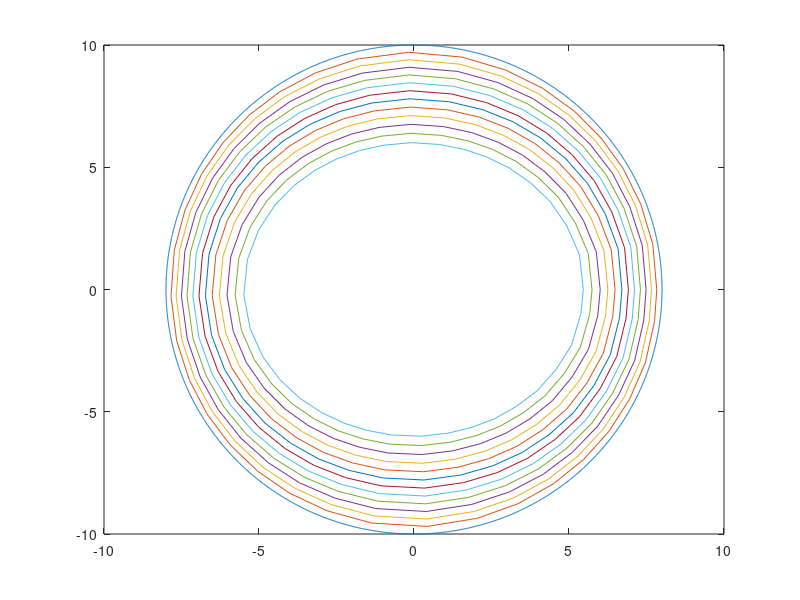

This figure's MATLAB source:
%there are 2000 kinds of theta
theta=0:pi/1000:2*pi;
R=10;
x=0.8*R*cos(theta);
y=R*sin(theta);
numberofpoint=length(x);
plot(x,y)
axis([-1*R,R,-1*R,R])
pause(1)
hold on

for i=1:numberofpoint
    x1=x(i+1:numberofpoint);
    y1=y(i+1:numberofpoint);
    d=abs(x1-x(i)) + abs(y1-y(i));
    t=(d>2);
    dt=find(t==1);
    x=[x(1:i),x(i+min(dt):numberofpoint)];
    y=[y(1:i),y(i+min(dt):numberofpoint)];
    numberofpoint=length(x);
    if (i>numberofpoint-1)
        break;
    end
end
x=[x,x(1)];
y=[y,y(1)];
%start the iteration
for i=1:12
numberofpoint=length(x);
x1=[x(2:numberofpoint),x(2)];
y1=[y(2:numberofpoint),y(2)];
x2=[x(numberofpoint-1),x(1:numberofpoint-2),x(numberofpoint-1)];
y2=[y(numberofpoint-1),y(1:numberofpoint-2),y(numberofpoint-1)];
%compute dx and dy
for j=1:numberofpoint
dt1(j)=sqrt((x1(j)-x(j))^2+(y1(j)-y(j))^2);
dt2(j)=sqrt((x2(j)-x(j))^2+(y2(j)-y(j))^2);
dx(j)=1/2*(x1(j)-x(j))/dt1(j)+1/2*(x(j)-x2(j))/dt2(j);
dy(j)=1/2*(y1(j)-y(j))/dt1(j)+1/2*(y(j)-y2(j))/dt2(j);
end
dx1=[dx(2:numberofpoint),dx(2)];
dy1=[dy(2:numberofpoint),dy(2)];
dx2=[dx(numberofpoint-1),dx(1:numberofpoint-2),dx(numberofpoint-1)];
dy2=[dy(numberofpoint-1),dy(1:numberofpoint-2),dy(numberofpoint-1)];
%compute ddx and ddy
for j=1:numberofpoint
ddx(j)=1/2*(dx1(j)-dx(j))/dt1(j)+1/2*(dx(j)-dx2(j))/dt2(j);
ddy(j)=1/2*(dy1(j)-dy(j))/dt1(j)+1/2*(dy(j)-dy2(j))/dt2(j);
n1(j)=dx(j)/sqrt(dx(j)^2+dy(j)^2);
n2(j)=dy(j)/sqrt(dx(j)^2+dy(j)^2);
k1(j)=1/2*sqrt((dx1(j)-dx(j))^2+(dy1(j)-dy(j))^2)/dt1(j)+1/2*sqrt((dx2(j)-dx(j))^2+(dy2(j)-dy(j))^2)/dt2(j);
k(j)=abs(dx(j)*ddy(j)-dy(j)*ddx(j))/(dx(j)^2+dy(j)^2)^1.5;
end
t=2;
x=x-t*k.*n2;
y=y+t*k.*n1;
plot(x,y)
pause(0.5)
end


        